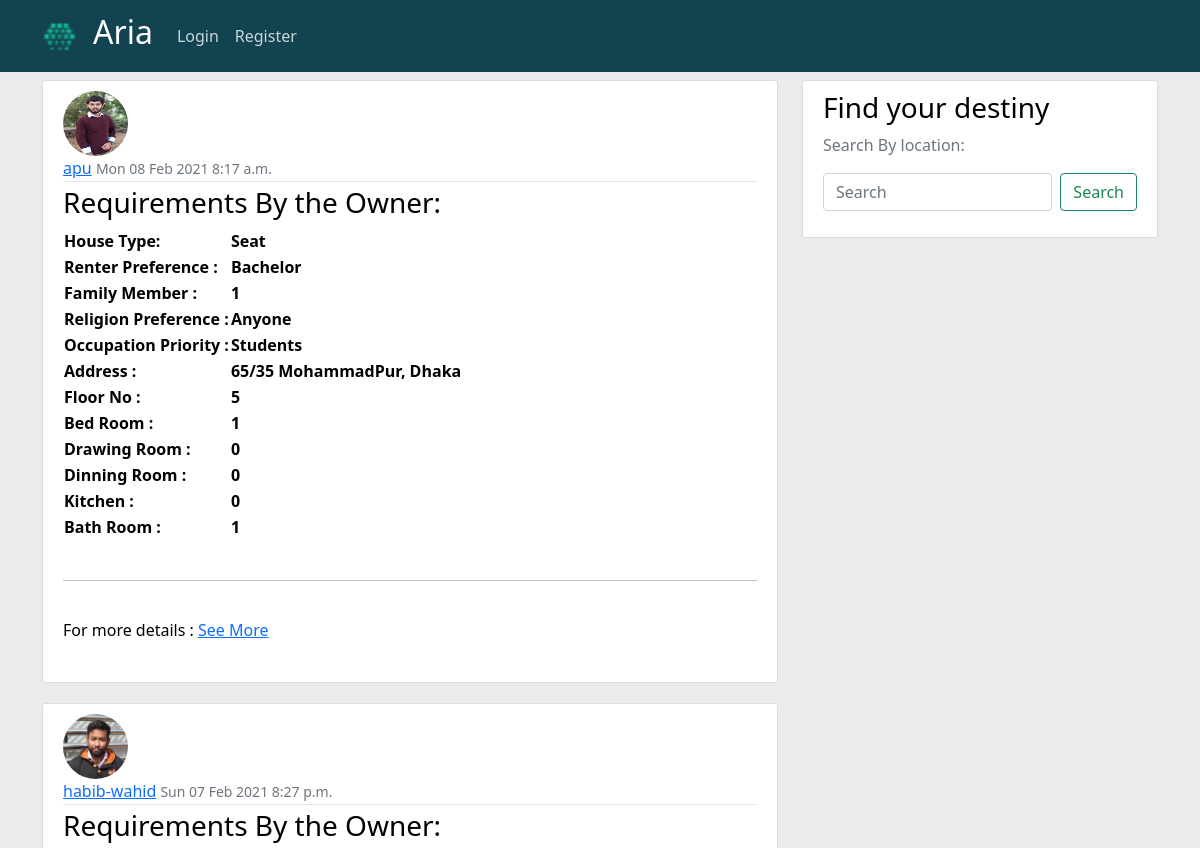
Page /home/ (upper part) on the earlier database version.
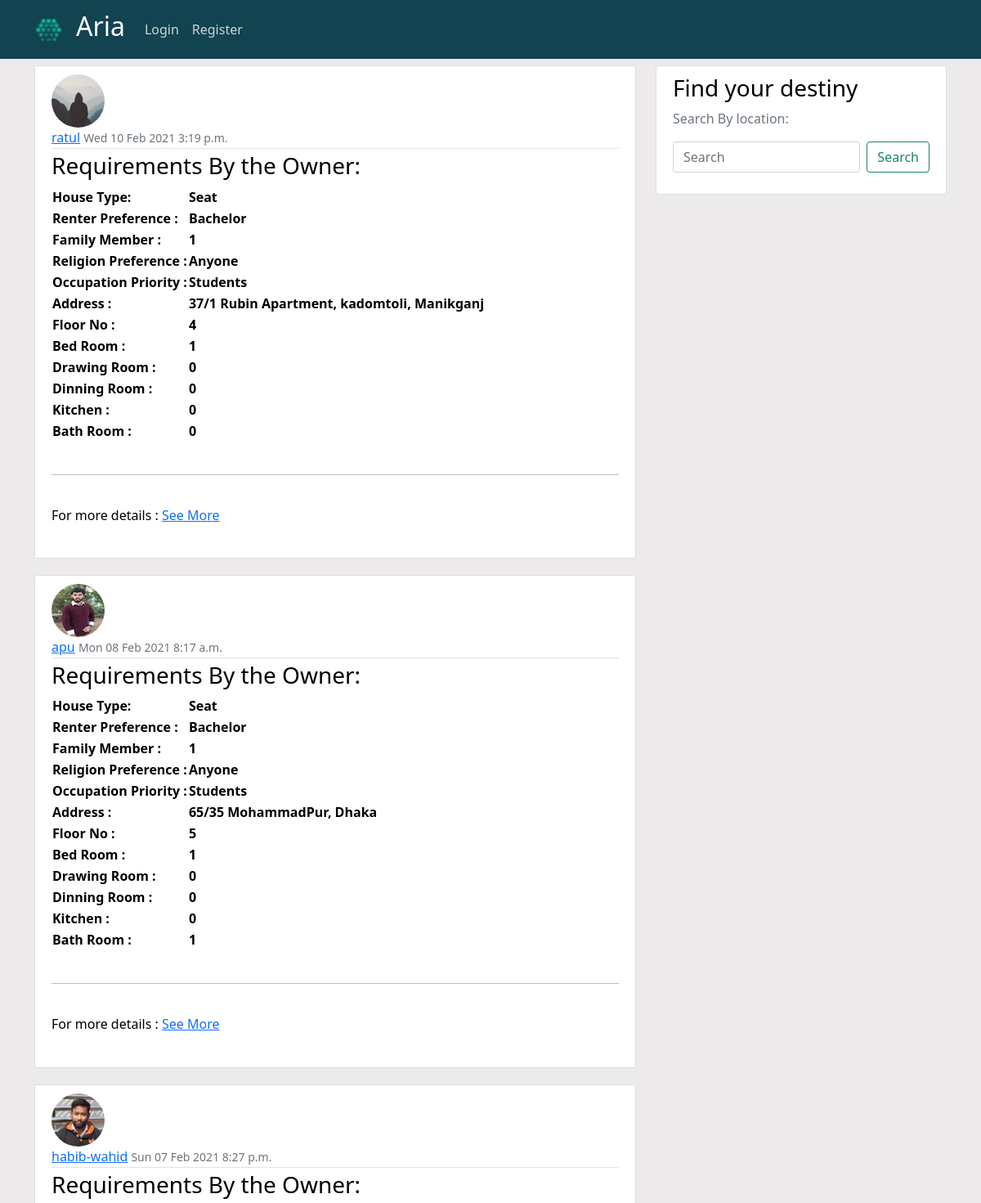
Same page on the later database version.
### blog/models.py (models this page shows, shortened)
class Post3(models.Model):
    owner = models.ForeignKey(User,on_delete=models.CASCADE)
    date_posted = models.DateTimeField(default=timezone.now)
    house_type = models.CharField(max_length=5,choices=HOUSE_CHOICES)
    renter_preference = models.CharField(max_length=5,choices=RENTER_CHOICES)
    family_member = models.CharField(max_length=5,choices=MEMBER_CHOICES)
    religion_preference = models.CharField(max_length=5,choices=RELIGION_CHOICES)
    occupation_priority = models.CharField(max_length=5,choices=OCCUPATION_CHOICES)
    address = models.CharField(max_length=150)
    floor = models.CharField(max_length=10,choices=FLOOR_CHOICES)
    bed_room = models.CharField(max_length=5,choices=BED_CHOICES)
    bed_room_image = models.ImageField(upload_to='profile_pics',null=True,blank=True)
    drawing_room = models.CharField(max_length=5,choices=BED_CHOICES)
    drawing_room_image = models.ImageField(upload_to='profile_pics',null=True,blank=True)
    dinning_room = models.CharField(max_length=5,choices=BED_CHOICES)
    dinning_room_image = models.ImageField(upload_to='profile_pics',null=True,blank=True)
    kitchen = models.CharField(max_length=5,choices=BED_CHOICES)
    kitchen_room_image = models.ImageField(upload_to='profile_pics',null=True,blank=True)
    bathroom = models.CharField(max_length=5,choices=BED_CHOICES)
    bath_room_image = models.ImageField(upload_to='profile_pics',null=True,blank=True)
    washing_Machine = models.CharField(max_length=3,choices=FACILITY_CHOICES)
    hot_water = models.CharField(max_length=3,choices=FACILITY_CHOICES)
    IPS = models.CharField(max_length=3,choices=FACILITY_CHOICES)
    Generator = models.CharField(max_length=3,choices=FACILITY_CHOICES)
    Belcony = models.CharField(max_length=3,choices=FACILITY_CHOICES)
    Oven = models.CharField(max_length=3,choices=FACILITY_CHOICES)
    lift = models.CharField(max_length=3,choices=FACILITY_CHOICES)
    refrigerator = models.CharField(max_length=3,choices=FACILITY_CHOICES)
    sofa = models.CharField(max_length=3,choices=FACILITY_CHOICES)
    wifi = models.CharField(max_length=3,choices=FACILITY_CHOICES)
    ac = models.CharField(max_length=3,choices=FACILITY_CHOICES)
    television = models.CharField(max_length=3,choices=FACILITY_CHOICES)
    gas = models.CharField(max_length=3,choices=GAS_CHOICES)
    security = models.CharField(max_length=3,choices=FACILITY_CHOICES)
    parking = models.CharField(max_length=3,choices=FACILITY_CHOICES)
    house_rent = models.CharField(max_length=10)
    electricity_rent = models.CharField(max_length=5,null=True)
    gas_rent = models.CharField(max_length=5,null=True)
    water_rent = models.CharField(max_length=5,null=True)
    service_rent = models.CharField(max_length=5,null=True)
    rent_date = models.DateTimeField()
    any_special_instructions = models.TextField()

### users/models.py (models this page shows, shortened)
class Profile(models.Model):
    user = models.OneToOneField(User, on_delete = models.CASCADE)
    image = models.ImageField(default='default.jpg', upload_to='profile_pics')

### blog/views.py (the view)
# urls.py: path('home/', views.PostList, name='blog-home'),
def PostList(request):
    if 'q' in request.GET:
        q = request.GET['q']
        context = {
            'post3s' : Post3.objects.filter(address__icontains=q).order_by('-date_posted')
        }
    else:
        context = {
        'post3s' : Post3.objects.all().order_by('-date_posted')
    }
    return render(request, 'blog/home1.html', context)

### blog/templates/blog/home1.html (shortened to what this page needs)
{% extends "blog/base.html" %}
{% block content %}
   {% for post in post3s %}
   <article class="media content-section">
     <img class="rounded-circle article-img" src="{{ post.owner.profile.image.url}}" >
     <div class="media-body">
         <div class="article-metadata">
             <a class="mr-2" href="{% url 'user-profile' post.owner.username %}">{{ post.owner }}</a>
             <small class="text-muted">{{ post.date_posted|date:"D d M Y"}} {{ post.date_posted|time:"P"}}</small>
          </div>
           <div>
             <h3>Requirements By the Owner: </h3>
             <table>
               <tr>
                 <th> House Type:</th>
                 <th> {{ post.get_house_type_display }} </th>
               </tr>
               <tr>
                <th> Renter Preference :</th>
                <th> {{ post.get_renter_preference_display }} </th>
              </tr>
              <tr>
                <th> Family Member :</th>
                <th> {{ post.get_family_member_display }} </th>
              </tr>
              <tr>
                <th> Religion Preference :</th>
                <th> {{ post.get_religion_preference_display }} </th>
              </tr>
              <tr>
                <th> Occupation Priority :</th>
                <th> {{ post.get_occupation_priority_display }} </th>
              </tr>
              <tr>
                <th> Address :</th>
                <th> {{ post.address }} </th>
              </tr>
              <tr>
                <th> Floor No :</th>
                <th> {{ post.get_floor_display }} </th>
              </tr>
              <tr>
                <th> Bed Room :</th>
                <th> {{ post.get_bed_room_display }} </th>
              </tr>
              <tr>
                <th> Drawing Room :</th>
                <th> {{ post.get_drawing_room_display }} </th>
              </tr>
              <tr>
                <th> Dinning Room :</th>
                <th> {{ post.get_dinning_room_display }} </th>
              </tr>
              <tr>
                <th> Kitchen :</th>
                <th> {{ post.get_kitchen_display }} </th>
              </tr>
              <tr>
                <th> Bath Room :</th>
                <th> {{ post.get_bathroom_display }} </th>
              </tr>
             </table>
             <br>
             <hr>
             <div class="article-content" >
              <h6>For more details :  <a href = "{%url 'post-detail' post.id %}"> See More </a> </h6>
            </div>
           </div>
     </article>
   {% endfor %}
{% endblock content %}

### blog/templates/blog/base.html (shortened to what this page needs)
{% load static %}
<!DOCTYPE html>
<html>
<head>
   <link rel="stylesheet" href="https://cdn.jsdelivr.net/npm/bootstrap@5.0.0-beta1/dist/css/bootstrap.min.css" rel="stylesheet">
    <link rel="stylesheet" type="text/css" href="{% static 'blog/main1.css' %}">
</head>
<body>
  <header class="site-header">
    <nav class="navbar navbar-expand-md navbar-dark bg-steel fixed-top">
      <div class="container">
         <a class="navbar-brand logo-image" href="{% url 'template-home' %}"><img src="{% static 'blog/images/favicon.png' %}" height="35px" alt="alternative"></a>
        <a class="navbar-brand mr-4" href="{% url 'template-home' %}"><h2> Aria </h2> </a>
        <div class="collapse navbar-collapse" id="navbarToggle">
          <div class="navbar-nav navbar-right" >
            {% if user.is_authenticated %}
            <a class="nav-item nav-link" href="{% url 'blog-home' %}">All Post</a>
            <a class="nav-item nav-link" href="{% url 'blog-about' %}">About</a>
            <a class="nav-item nav-link" href="{% url 'post-create' %}">New Post</a>
            <a class="nav-item nav-link" href="{% url 'profile' %}">Profile</a>
            <a class="nav-item nav-link" href="{% url 'logout' %}">Logout</a>
            {% else %}
            <a class="nav-item nav-link" href="{% url 'login' %}">Login</a>
            <a class="nav-item nav-link" href="{% url 'register' %}">Register</a>
            {% endif %}
          </div>
        </div>
      </div>
    </nav>
  </header>
  <main role="main" class="container">
    <div class="row">
      <div class="col-md-8">
        {% block content %}{% endblock %}
      </div>
      <div class="col-md-4">
        <div class="content-section">
           <h3>Find your destiny</h3>
            <p class='text-muted'>Search By location:
                <form class="d-flex">
                  <input class="form-control me-2" name="q" type="search" placeholder="Search" aria-label="Search">
                  <button class="btn btn-outline-success" type="submit">Search</button>
                </form>
            </p>
        </div>
      </div>
    </div>
  </main>
</body>
</html>

### blog/static/blog/main1.css (style rules this page uses)
body { background: #eceaea; color: #000000; margin-top: 5rem; }
h1, h2, h3, h4, h5, h6 { color: #000000; }
h2 { color: #fffefe; }
.bg-steel { background-color: #124350; }
.site-header .navbar-nav .nav-link { color: #cbd5db; }
.content-section { background: #ffffff; padding: 10px 20px; border: 1px solid #dddddd; border-radius: 3px; margin-bottom: 20px; }
.article-content { white-space: pre-line; }
.article-img { height: 65px; width: 65px; margin-right: 16px; }
.article-metadata { padding-bottom: 1px; margin-bottom: 4px; border-bottom: 1px solid #e3e3e3 }

Differences in the rows shown:
added Post3: owner.profile.image (placeholder picture), owner "ratul", date_posted "Wed 10 Feb 2021", date_posted "3:19 p.m.", house_type "Seat", renter_preference "Bachelor", family_member "1", religion_preference "Anyone", occupation_priority "Students", address "37/1 Rubin Apartment, kadomtoli, Manikganj", floor "4", bed_room "1", drawing_room "0", dinning_room "0", kitchen "0", bathroom "0"
